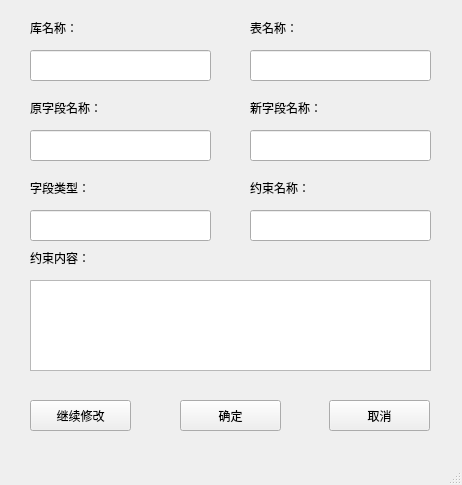
<?xml version="1.0" encoding="UTF-8"?>
<ui version="4.0">
 <class>ColumnAlterWindow</class>
 <widget class="QMainWindow" name="ColumnAlterWindow">
  <property name="geometry">
   <rect>
    <x>0</x>
    <y>0</y>
    <width>462</width>
    <height>485</height>
   </rect>
  </property>
  <property name="windowTitle">
   <string>MainWindow</string>
  </property>
  <widget class="QWidget" name="centralwidget">
   <widget class="QPushButton" name="cancelButton">
    <property name="geometry">
     <rect>
      <x>329</x>
      <y>400</y>
      <width>101</width>
      <height>31</height>
     </rect>
    </property>
    <property name="text">
     <string>取消</string>
    </property>
   </widget>
   <widget class="QLabel" name="label_4">
    <property name="geometry">
     <rect>
      <x>30</x>
      <y>180</y>
      <width>71</width>
      <height>16</height>
     </rect>
    </property>
    <property name="text">
     <string>字段类型：</string>
    </property>
   </widget>
   <widget class="QLineEdit" name="checkName">
    <property name="geometry">
     <rect>
      <x>250</x>
      <y>210</y>
      <width>181</width>
      <height>31</height>
     </rect>
    </property>
   </widget>
   <widget class="QTextEdit" name="check">
    <property name="geometry">
     <rect>
      <x>30</x>
      <y>280</y>
      <width>401</width>
      <height>91</height>
     </rect>
    </property>
   </widget>
   <widget class="QPushButton" name="confirmButton">
    <property name="geometry">
     <rect>
      <x>180</x>
      <y>400</y>
      <width>101</width>
      <height>31</height>
     </rect>
    </property>
    <property name="text">
     <string>确定</string>
    </property>
   </widget>
   <widget class="QLineEdit" name="columnType">
    <property name="geometry">
     <rect>
      <x>30</x>
      <y>210</y>
      <width>181</width>
      <height>31</height>
     </rect>
    </property>
   </widget>
   <widget class="QLabel" name="label_6">
    <property name="geometry">
     <rect>
      <x>30</x>
      <y>250</y>
      <width>61</width>
      <height>16</height>
     </rect>
    </property>
    <property name="text">
     <string>约束内容：</string>
    </property>
   </widget>
   <widget class="QLineEdit" name="columnName">
    <property name="geometry">
     <rect>
      <x>30</x>
      <y>130</y>
      <width>181</width>
      <height>31</height>
     </rect>
    </property>
   </widget>
   <widget class="QPushButton" name="alterMoreButton">
    <property name="geometry">
     <rect>
      <x>30</x>
      <y>400</y>
      <width>101</width>
      <height>31</height>
     </rect>
    </property>
    <property name="text">
     <string>继续修改</string>
    </property>
   </widget>
   <widget class="QLabel" name="label_5">
    <property name="geometry">
     <rect>
      <x>250</x>
      <y>180</y>
      <width>71</width>
      <height>16</height>
     </rect>
    </property>
    <property name="text">
     <string>约束名称：</string>
    </property>
   </widget>
   <widget class="QLabel" name="label_3">
    <property name="geometry">
     <rect>
      <x>30</x>
      <y>100</y>
      <width>71</width>
      <height>16</height>
     </rect>
    </property>
    <property name="text">
     <string>原字段名称：</string>
    </property>
   </widget>
   <widget class="QLineEdit" name="changeName">
    <property name="geometry">
     <rect>
      <x>250</x>
      <y>130</y>
      <width>181</width>
      <height>31</height>
     </rect>
    </property>
   </widget>
   <widget class="QLabel" name="label_7">
    <property name="geometry">
     <rect>
      <x>250</x>
      <y>100</y>
      <width>71</width>
      <height>16</height>
     </rect>
    </property>
    <property name="text">
     <string>新字段名称：</string>
    </property>
   </widget>
   <widget class="QLabel" name="label_8">
    <property name="geometry">
     <rect>
      <x>30</x>
      <y>20</y>
      <width>71</width>
      <height>16</height>
     </rect>
    </property>
    <property name="text">
     <string>库名称：</string>
    </property>
   </widget>
   <widget class="QLineEdit" name="DB_Name">
    <property name="geometry">
     <rect>
      <x>30</x>
      <y>50</y>
      <width>181</width>
      <height>31</height>
     </rect>
    </property>
   </widget>
   <widget class="QLabel" name="label_9">
    <property name="geometry">
     <rect>
      <x>250</x>
      <y>20</y>
      <width>71</width>
      <height>16</height>
     </rect>
    </property>
    <property name="text">
     <string>表名称：</string>
    </property>
   </widget>
   <widget class="QLineEdit" name="TBL_Name">
    <property name="geometry">
     <rect>
      <x>250</x>
      <y>50</y>
      <width>181</width>
      <height>31</height>
     </rect>
    </property>
   </widget>
  </widget>
  <widget class="QMenuBar" name="menubar">
   <property name="geometry">
    <rect>
     <x>0</x>
     <y>0</y>
     <width>462</width>
     <height>22</height>
    </rect>
   </property>
  </widget>
  <widget class="QStatusBar" name="statusbar"/>
 </widget>
 <resources/>
 <connections/>
</ui>
